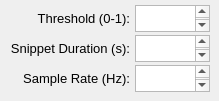
    <widget class="QWidget" name="sound_threshold">
     <widget class="QTextEdit" name="textEdit_sound_threshold_threshold">
      <property name="geometry">
       <rect>
        <x>135</x>
        <y>5</y>
        <width>75</width>
        <height>27</height>
       </rect>
      </property>
      <property name="font">
       <font>
        <pointsize>11</pointsize>
       </font>
      </property>
      <property name="tabChangesFocus">
       <bool>true</bool>
      </property>
      <property name="readOnly">
       <bool>false</bool>
      </property>
     </widget>
     <widget class="QLabel" name="label2_sound_threshold_threshold">
      <property name="geometry">
       <rect>
        <x>0</x>
        <y>10</y>
        <width>130</width>
        <height>16</height>
       </rect>
      </property>
      <property name="font">
       <font>
        <pointsize>10</pointsize>
       </font>
      </property>
      <property name="text">
       <string>Threshold (0-1):</string>
      </property>
      <property name="alignment">
       <set>Qt::AlignRight|Qt::AlignTrailing|Qt::AlignVCenter</set>
      </property>
     </widget>
     <widget class="QTextEdit" name="textEdit_sound_threshold_duration">
      <property name="geometry">
       <rect>
        <x>135</x>
        <y>35</y>
        <width>75</width>
        <height>27</height>
       </rect>
      </property>
      <property name="font">
       <font>
        <pointsize>11</pointsize>
       </font>
      </property>
      <property name="tabChangesFocus">
       <bool>true</bool>
      </property>
      <property name="readOnly">
       <bool>false</bool>
      </property>
     </widget>
     <widget class="QLabel" name="label2_sound_threshold_duration">
      <property name="geometry">
       <rect>
        <x>0</x>
        <y>40</y>
        <width>130</width>
        <height>16</height>
       </rect>
      </property>
      <property name="font">
       <font>
        <pointsize>10</pointsize>
       </font>
      </property>
      <property name="text">
       <string>Snippet Duration (s):</string>
      </property>
      <property name="alignment">
       <set>Qt::AlignRight|Qt::AlignTrailing|Qt::AlignVCenter</set>
      </property>
     </widget>
     <widget class="QTextEdit" name="textEdit_sound_threshold_sample_rate">
      <property name="geometry">
       <rect>
        <x>135</x>
        <y>65</y>
        <width>75</width>
        <height>27</height>
       </rect>
      </property>
      <property name="font">
       <font>
        <pointsize>11</pointsize>
       </font>
      </property>
      <property name="tabChangesFocus">
       <bool>true</bool>
      </property>
      <property name="readOnly">
       <bool>false</bool>
      </property>
     </widget>
     <widget class="QLabel" name="label2_sound_threshold_sample_rate">
      <property name="geometry">
       <rect>
        <x>0</x>
        <y>70</y>
        <width>130</width>
        <height>16</height>
       </rect>
      </property>
      <property name="font">
       <font>
        <pointsize>10</pointsize>
       </font>
      </property>
      <property name="text">
       <string>Sample Rate (Hz):</string>
      </property>
      <property name="alignment">
       <set>Qt::AlignRight|Qt::AlignTrailing|Qt::AlignVCenter</set>
      </property>
     </widget>
    </widget>
